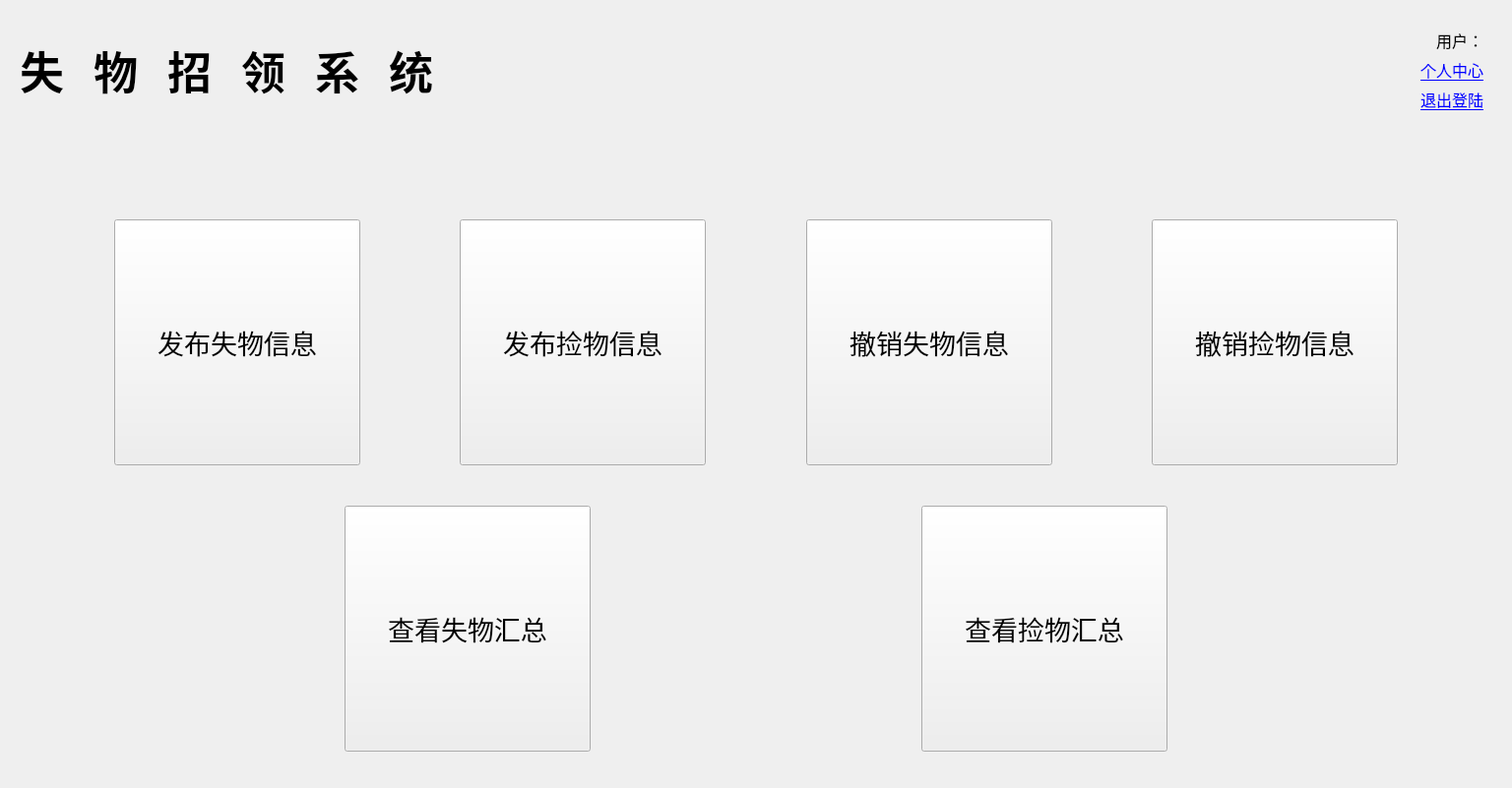
<?xml version="1.0" encoding="UTF-8"?>
<ui version="4.0">
 <class>UserDialog</class>
 <widget class="QDialog" name="UserDialog">
  <property name="geometry">
   <rect>
    <x>0</x>
    <y>0</y>
    <width>1536</width>
    <height>801</height>
   </rect>
  </property>
  <property name="windowTitle">
   <string>失物招领系统</string>
  </property>
  <property name="windowIcon">
   <iconset>
    <normaloff>Image/guet.png</normaloff>Image/guet.png</iconset>
  </property>
  <property name="styleSheet">
   <string notr="true"/>
  </property>
  <layout class="QVBoxLayout" name="verticalLayout_2">
   <item>
    <widget class="QWidget" name="widget" native="true">
     <layout class="QHBoxLayout" name="horizontalLayout_3">
      <item>
       <widget class="QLabel" name="title">
        <property name="font">
         <font>
          <pointsize>34</pointsize>
          <italic>false</italic>
          <bold>true</bold>
          <underline>false</underline>
          <strikeout>false</strikeout>
          <kerning>true</kerning>
         </font>
        </property>
        <property name="contextMenuPolicy">
         <enum>Qt::CustomContextMenu</enum>
        </property>
        <property name="layoutDirection">
         <enum>Qt::LeftToRight</enum>
        </property>
        <property name="styleSheet">
         <string notr="true">QLabel {
    letter-spacing: 30px; /* 设置字间距为2像素 */
}</string>
        </property>
        <property name="lineWidth">
         <number>1</number>
        </property>
        <property name="text">
         <string>失物招领系统</string>
        </property>
       </widget>
      </item>
      <item>
       <spacer name="horizontalSpacer_9">
        <property name="orientation">
         <enum>Qt::Horizontal</enum>
        </property>
        <property name="sizeHint" stdset="0">
         <size>
          <width>40</width>
          <height>20</height>
         </size>
        </property>
       </spacer>
      </item>
      <item>
       <widget class="QWidget" name="widget_4" native="true">
        <property name="layoutDirection">
         <enum>Qt::RightToLeft</enum>
        </property>
        <layout class="QVBoxLayout" name="verticalLayout">
         <item>
          <widget class="QLabel" name="label">
           <property name="font">
            <font>
             <pointsize>12</pointsize>
            </font>
           </property>
           <property name="text">
            <string>用户：</string>
           </property>
           <property name="alignment">
            <set>Qt::AlignRight|Qt::AlignTrailing|Qt::AlignVCenter</set>
           </property>
          </widget>
         </item>
         <item>
          <widget class="QLabel" name="personalCenter">
           <property name="maximumSize">
            <size>
             <width>80</width>
             <height>16777215</height>
            </size>
           </property>
           <property name="font">
            <font>
             <pointsize>12</pointsize>
             <underline>true</underline>
            </font>
           </property>
           <property name="cursor">
            <cursorShape>OpenHandCursor</cursorShape>
           </property>
           <property name="styleSheet">
            <string notr="true">color: rgb(0, 0, 255);</string>
           </property>
           <property name="text">
            <string>个人中心</string>
           </property>
           <property name="alignment">
            <set>Qt::AlignRight|Qt::AlignTrailing|Qt::AlignVCenter</set>
           </property>
          </widget>
         </item>
         <item>
          <widget class="QLabel" name="signOut">
           <property name="maximumSize">
            <size>
             <width>80</width>
             <height>16777215</height>
            </size>
           </property>
           <property name="font">
            <font>
             <pointsize>12</pointsize>
             <underline>true</underline>
            </font>
           </property>
           <property name="cursor">
            <cursorShape>OpenHandCursor</cursorShape>
           </property>
           <property name="styleSheet">
            <string notr="true">color: rgb(0, 0, 255);</string>
           </property>
           <property name="text">
            <string>退出登陆</string>
           </property>
           <property name="alignment">
            <set>Qt::AlignRight|Qt::AlignTrailing|Qt::AlignVCenter</set>
           </property>
          </widget>
         </item>
        </layout>
       </widget>
      </item>
     </layout>
    </widget>
   </item>
   <item>
    <spacer name="verticalSpacer_6">
     <property name="orientation">
      <enum>Qt::Vertical</enum>
     </property>
     <property name="sizeType">
      <enum>QSizePolicy::Expanding</enum>
     </property>
     <property name="sizeHint" stdset="0">
      <size>
       <width>20</width>
       <height>100</height>
      </size>
     </property>
    </spacer>
   </item>
   <item>
    <widget class="QWidget" name="widget_2" native="true">
     <layout class="QHBoxLayout" name="horizontalLayout">
      <item>
       <spacer name="horizontalSpacer_2">
        <property name="orientation">
         <enum>Qt::Horizontal</enum>
        </property>
        <property name="sizeHint" stdset="0">
         <size>
          <width>40</width>
          <height>20</height>
         </size>
        </property>
       </spacer>
      </item>
      <item>
       <widget class="QPushButton" name="addLost">
        <property name="minimumSize">
         <size>
          <width>250</width>
          <height>250</height>
         </size>
        </property>
        <property name="maximumSize">
         <size>
          <width>250</width>
          <height>250</height>
         </size>
        </property>
        <property name="sizeIncrement">
         <size>
          <width>0</width>
          <height>0</height>
         </size>
        </property>
        <property name="font">
         <font>
          <pointsize>20</pointsize>
         </font>
        </property>
        <property name="focusPolicy">
         <enum>Qt::NoFocus</enum>
        </property>
        <property name="styleSheet">
         <string notr="true"/>
        </property>
        <property name="text">
         <string>发布失物信息</string>
        </property>
       </widget>
      </item>
      <item>
       <spacer name="horizontalSpacer_3">
        <property name="orientation">
         <enum>Qt::Horizontal</enum>
        </property>
        <property name="sizeHint" stdset="0">
         <size>
          <width>40</width>
          <height>20</height>
         </size>
        </property>
       </spacer>
      </item>
      <item>
       <widget class="QPushButton" name="addFound">
        <property name="minimumSize">
         <size>
          <width>250</width>
          <height>250</height>
         </size>
        </property>
        <property name="maximumSize">
         <size>
          <width>250</width>
          <height>250</height>
         </size>
        </property>
        <property name="font">
         <font>
          <pointsize>20</pointsize>
         </font>
        </property>
        <property name="focusPolicy">
         <enum>Qt::NoFocus</enum>
        </property>
        <property name="styleSheet">
         <string notr="true"/>
        </property>
        <property name="text">
         <string>发布捡物信息</string>
        </property>
       </widget>
      </item>
      <item>
       <spacer name="horizontalSpacer_4">
        <property name="orientation">
         <enum>Qt::Horizontal</enum>
        </property>
        <property name="sizeHint" stdset="0">
         <size>
          <width>40</width>
          <height>20</height>
         </size>
        </property>
       </spacer>
      </item>
      <item>
       <widget class="QPushButton" name="revokeLost">
        <property name="minimumSize">
         <size>
          <width>250</width>
          <height>250</height>
         </size>
        </property>
        <property name="maximumSize">
         <size>
          <width>250</width>
          <height>250</height>
         </size>
        </property>
        <property name="font">
         <font>
          <pointsize>20</pointsize>
         </font>
        </property>
        <property name="focusPolicy">
         <enum>Qt::NoFocus</enum>
        </property>
        <property name="styleSheet">
         <string notr="true"/>
        </property>
        <property name="text">
         <string>撤销失物信息</string>
        </property>
       </widget>
      </item>
      <item>
       <spacer name="horizontalSpacer_5">
        <property name="orientation">
         <enum>Qt::Horizontal</enum>
        </property>
        <property name="sizeHint" stdset="0">
         <size>
          <width>40</width>
          <height>20</height>
         </size>
        </property>
       </spacer>
      </item>
      <item>
       <widget class="QPushButton" name="revokeFound">
        <property name="minimumSize">
         <size>
          <width>250</width>
          <height>250</height>
         </size>
        </property>
        <property name="maximumSize">
         <size>
          <width>250</width>
          <height>250</height>
         </size>
        </property>
        <property name="font">
         <font>
          <pointsize>20</pointsize>
         </font>
        </property>
        <property name="focusPolicy">
         <enum>Qt::NoFocus</enum>
        </property>
        <property name="styleSheet">
         <string notr="true"/>
        </property>
        <property name="text">
         <string>撤销捡物信息</string>
        </property>
       </widget>
      </item>
      <item>
       <spacer name="horizontalSpacer">
        <property name="orientation">
         <enum>Qt::Horizontal</enum>
        </property>
        <property name="sizeHint" stdset="0">
         <size>
          <width>40</width>
          <height>20</height>
         </size>
        </property>
       </spacer>
      </item>
     </layout>
    </widget>
   </item>
   <item>
    <spacer name="verticalSpacer_3">
     <property name="orientation">
      <enum>Qt::Vertical</enum>
     </property>
     <property name="sizeHint" stdset="0">
      <size>
       <width>20</width>
       <height>40</height>
      </size>
     </property>
    </spacer>
   </item>
   <item>
    <widget class="QWidget" name="widget_3" native="true">
     <layout class="QHBoxLayout" name="horizontalLayout_2">
      <item>
       <spacer name="horizontalSpacer_6">
        <property name="orientation">
         <enum>Qt::Horizontal</enum>
        </property>
        <property name="sizeHint" stdset="0">
         <size>
          <width>40</width>
          <height>20</height>
         </size>
        </property>
       </spacer>
      </item>
      <item>
       <widget class="QPushButton" name="allLost">
        <property name="minimumSize">
         <size>
          <width>250</width>
          <height>250</height>
         </size>
        </property>
        <property name="maximumSize">
         <size>
          <width>250</width>
          <height>250</height>
         </size>
        </property>
        <property name="font">
         <font>
          <pointsize>20</pointsize>
         </font>
        </property>
        <property name="focusPolicy">
         <enum>Qt::NoFocus</enum>
        </property>
        <property name="styleSheet">
         <string notr="true"/>
        </property>
        <property name="text">
         <string>查看失物汇总</string>
        </property>
       </widget>
      </item>
      <item>
       <spacer name="horizontalSpacer_8">
        <property name="orientation">
         <enum>Qt::Horizontal</enum>
        </property>
        <property name="sizeHint" stdset="0">
         <size>
          <width>40</width>
          <height>20</height>
         </size>
        </property>
       </spacer>
      </item>
      <item>
       <widget class="QPushButton" name="allFound">
        <property name="minimumSize">
         <size>
          <width>250</width>
          <height>250</height>
         </size>
        </property>
        <property name="maximumSize">
         <size>
          <width>250</width>
          <height>250</height>
         </size>
        </property>
        <property name="font">
         <font>
          <pointsize>20</pointsize>
         </font>
        </property>
        <property name="focusPolicy">
         <enum>Qt::NoFocus</enum>
        </property>
        <property name="styleSheet">
         <string notr="true"/>
        </property>
        <property name="text">
         <string>查看捡物汇总</string>
        </property>
       </widget>
      </item>
      <item>
       <spacer name="horizontalSpacer_7">
        <property name="orientation">
         <enum>Qt::Horizontal</enum>
        </property>
        <property name="sizeHint" stdset="0">
         <size>
          <width>40</width>
          <height>20</height>
         </size>
        </property>
       </spacer>
      </item>
     </layout>
    </widget>
   </item>
   <item>
    <spacer name="verticalSpacer_4">
     <property name="orientation">
      <enum>Qt::Vertical</enum>
     </property>
     <property name="sizeHint" stdset="0">
      <size>
       <width>20</width>
       <height>40</height>
      </size>
     </property>
    </spacer>
   </item>
  </layout>
 </widget>
 <resources/>
 <connections/>
</ui>
